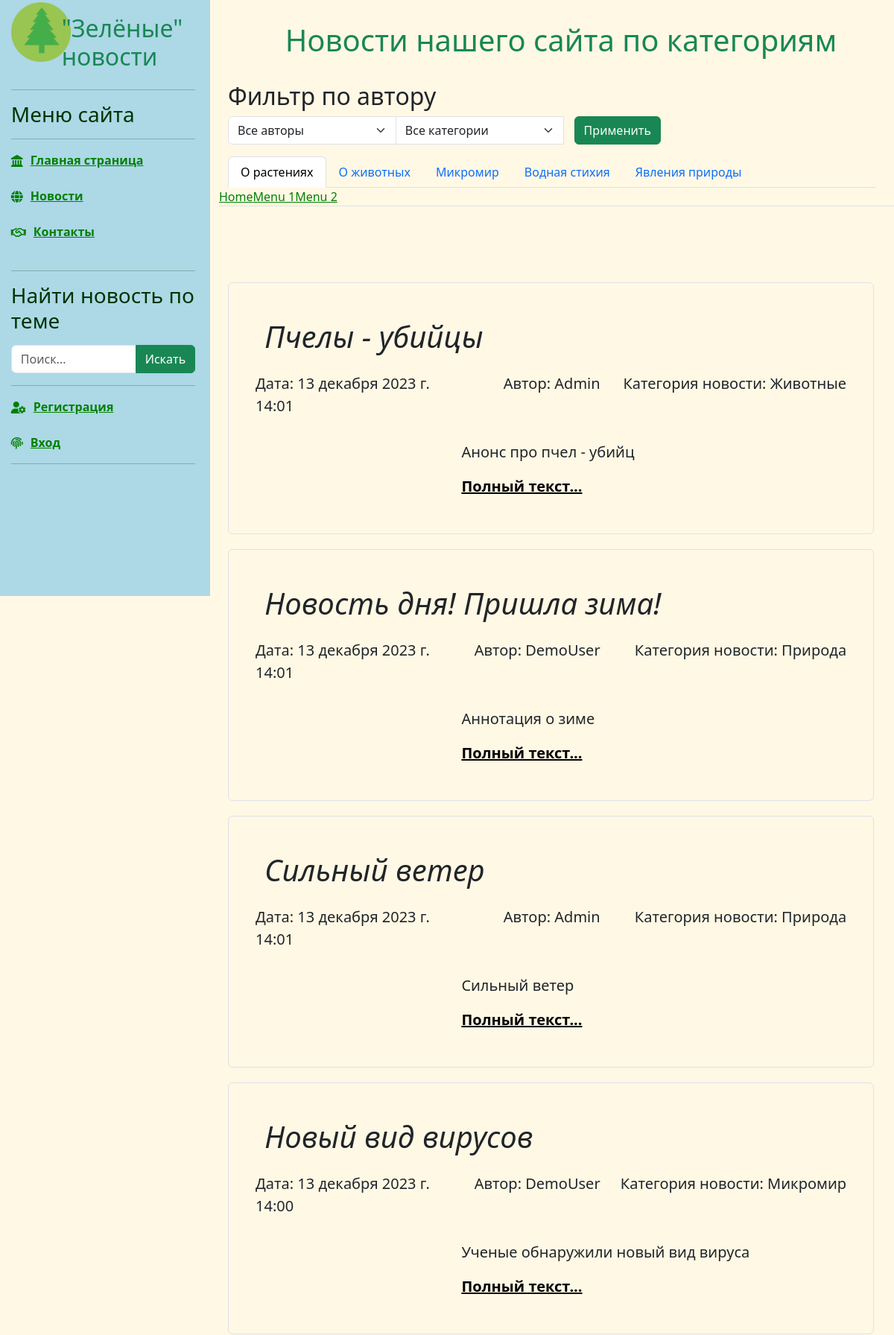
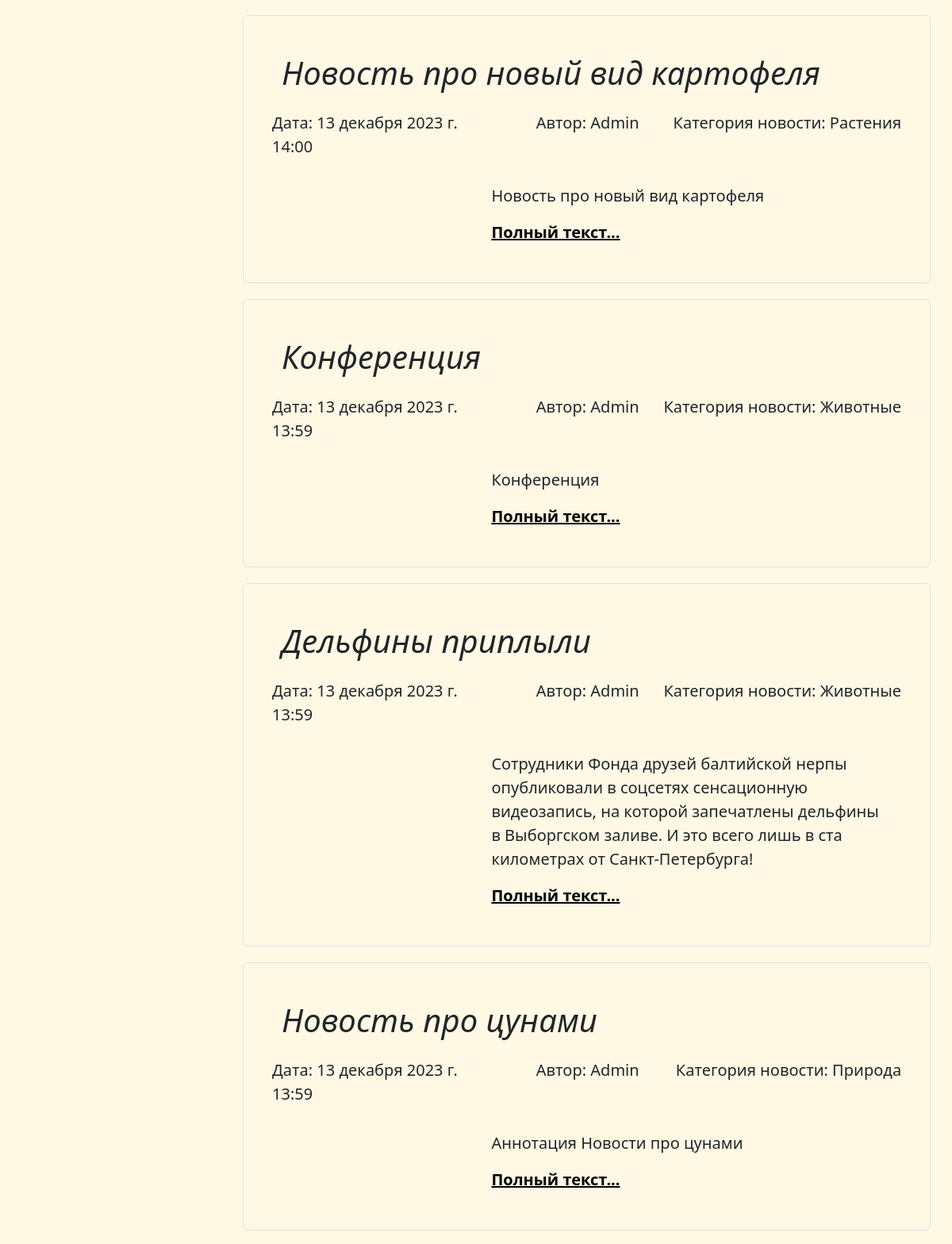
Page /news/news2/ (upper part) on the committed database (2 pictures, top to bottom).
### news/models.py (models this page shows, shortened)
class Article(models.Model):
    categories = (('A', 'Животные'),
                  ('P', 'Растения'),
                  ('M', 'Микромир'),
                  ('W', 'Вода'),
                  ('N', 'Природа'))
    author = models.ForeignKey(User, on_delete=models.SET_NULL, null=True)
    title = models.CharField('Название', max_length=50, default='') #указывать длину обязательно#
    anouncement = models.TextField('Аннотация', max_length=250) #можно не указывать длину#
    text = models.TextField('Текст новости')
    date = models.DateTimeField('Дата публикации', auto_now=True) # auto_now=True - автоизменение новости auto_create=True - автосоздание новости#
    category = models.CharField(choices=categories, max_length=20, verbose_name='Категории')
    tags = models.ManyToManyField( to=Tag, blank=True, verbose_name='Теги')
    status = models.BooleanField(default=True)
    objects = models.Manager()
    published = PublishedToday()
    class Meta:
        ordering = ['title','date']
        verbose_name= 'Новость'
        verbose_name_plural='Новости'
    def get_absolute_url(self):
        return f'/news/{self.id}' # еще допускается ключ pk#
    class Meta:
        ordering = ['date','title']
        verbose_name ='Новость'
        verbose_name_plural ='Новости'

### news/views.py (the view)
# urls.py: path('news2/', views.news2),
def news2(request):
    user_list = User.objects.all() #Список всех юзеров#
    category_list = Article.categories
    if request.method == "POST":
        selected_a = int(request.POST.get('author_filter'))
        selected_c = int(request.POST.get('category_filter'))
        if selected_a == 0:
            articles = Article.objects.all().order_by('-date')
        else:
            articles = Article.objects.filter(author=selected_a).order_by('-date')
        if selected_c != 0:
            articles = articles.filter(category__icontains=category_list[selected_c - 1][0])
    else:
        selected_a = 0
        selected_c = 0
        articles = Article.objects.all().order_by('-date')
    context = {'articles': articles, 'author_list': user_list,  'selected_a': selected_a, 'categories': category_list, 'selected_c': selected_c}
    return render(request, 'news/news2.html', context)

### news/templates/news/news2.html (shortened to what this page needs)
{% extends 'main/base.html' %}
{% load static %}
{% load bootstrap5 %}
{% block content %}
<div class="row">
    <div class="text-center" style="margin-top:30px;">
        <h1 class="text-success">Новости нашего сайта по категориям</h1><br/>
    </div>
    <div class="content_center">
        <h2>Фильтр по автору</h2>
        <div class="form-group col-8">
            <form method="post">
                <div class="input-group">
                    <select class="form-select" name="author_filter" style="widht:40%">
                        <option value="0">Все авторы</option>
                    </select>
                    <select class="form-select" name="category_filter" style="widht:40%">
                        <option value="0">Все категории</option>
                    </select>
                    <span class="input-group-btn">
                        <input type="submit" class="btn btn-success" value="Применить" style="margin: 0 15px">
                    </span>
                </div>
            </form>
        </div>
    </div>
    <br/>
    <div class="row px-4">
            <ul class="nav nav-tabs">
                <li class="nav-item">
                    <a class="nav-link active color:green" data-toggle="tab" href="#">О растениях</a>
                </li>
                <li class="nav-item">
                    <a class="nav-link" data-toggle="tab" href="#">О животных</a>
                </li>
                <li class="nav-item">
                    <a class="nav-link" data-toggle="tab" href="#">Микромир</a>
                </li>
                <li class="nav-item">
                    <a class="nav-link" data-toggle="tab" href="#">Водная стихия</a>
                </li>
                <li class="nav-item">
                    <a class="nav-link" data-toggle="tab" href="#">Явления природы</a>
                </li>
            </ul>
    </div>
     <ul class="nav nav-tabs">
  <li class="active"><a data-toggle="tab" href="#home">Home</a></li>
  <li><a data-toggle="tab" href="#menu1">Menu 1</a></li>
  <li><a data-toggle="tab" href="#menu2">Menu 2</a></li>
</ul>
<div class="tab-content">
</div>
</div>
    {% for article in articles %}
                    <div class="single_news">
                        <div class="p-4 p-md-5 border rounded" >
                            <h1 class="display-6 fst-italic"> {{ article.title }}</h1>
                                    <div class="row">
                                        <div class="col-md-4 lead px-0 my-3">Дата: {{ article.date }}</div>
                                        <div class="col-md-3 lead px-0 my-3 text-end">Автор: {{ article.author }} </div>
                                        <div class="col-md-5 lead px-0 my-3 text-end">Категория новости: {{ article.get_category_display }} </div>
                                    </div>
                            <div class="row">
                                <div class="col-4 ">
                                </div>
                                <div class="col-8 ">
                                  <p class="lead my-3">{{ article.anouncement }}</p>
                                  <p class="lead mb-0"><a href="{{ article.get_absolute_url }}" class="text-black fw-bold">Полный текст...</a></p>
                                </div>
                            </div>
                        </div>
                    </div>
    {% endfor %}
{% endblock %}

### main/static/main/css/style.css (style rules this page uses)
body { background-color: #FFFFFF; }
a { text-decoration:underline; color:green; }
body .single_news { margin-top:20px; float: left; width: 97%; }

### rows in the picture
Article: title "Пчелы - убийцы", date "13 декабря 2023 г. 14:01", author "Admin", category "Животные", anouncement "Анонс про пчел - убийц"
Article: title "Новость дня! Пришла зима!", date "13 декабря 2023 г. 14:01", author "DemoUser", category "Природа", anouncement "Аннотация о зиме"
Article: title "Сильный ветер", date "13 декабря 2023 г. 14:01", author "Admin", category "Природа", anouncement "Сильный ветер"
Article: title "Новый вид вирусов", date "13 декабря 2023 г. 14:00", author "DemoUser", category "Микромир", anouncement "Ученые обнаружили новый вид вируса"
Article: title "Новость про новый вид картофеля", date "13 декабря 2023 г. 14:00", author "Admin", category "Растения", anouncement "Новость про новый вид картофеля"
Article: title "Конференция", date "13 декабря 2023 г. 13:59", author "Admin", category "Животные", anouncement "Конференция"
Article: title "Дельфины приплыли", date "13 декабря 2023 г. 13:59", author "Admin", category "Животные", anouncement "Сотрудники Фонда друзей балтийской нерпы опубликовали в соцсетях сенсационную видеозапись, на которой запечатлены дельфины в Выборгском заливе. И это всего лишь в ста километрах от Санкт-Петербурга!"
Article: title "Новость про цунами", date "13 декабря 2023 г. 13:59", author "Admin", category "Природа", anouncement "Аннотация Новости про цунами"
